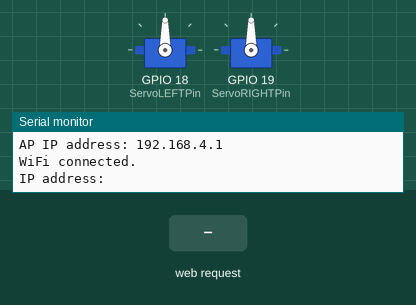
The sketch below on a simulated ESP32. On the bench: 2 × servo, the last lines printed to the serial monitor. The inputs (shaded band) are chosen by the test bench.

Above: at 1.2 s.
1.3 s: HTTP request GET /update?x=120&y=120 received
At 2.3 s:
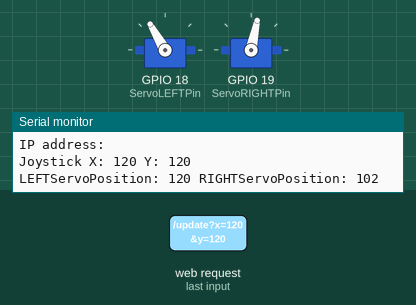
2.8 s: HTTP request GET /update?x=1&y=1 received
At 3.5 s:
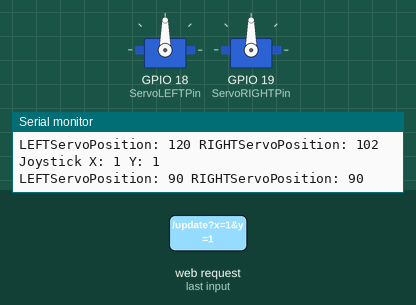
Timing chart, 0 to 5.8 s (numbered marks = the images above; inputs shaded):
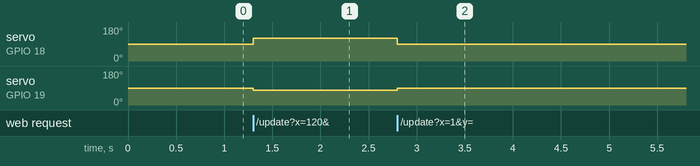

Measured:
- after the input at 1.3 s, servo on GPIO 18 (ServoLEFTPin): 90° → 120° at once; servo on GPIO 19 (ServoRIGHTPin): 90° → 78° at once
- after the input at 2.8 s, servo on GPIO 18 (ServoLEFTPin): 120° → 90° at once; servo on GPIO 19 (ServoRIGHTPin): 78° → 90° at once

The sketch:

server1.ino
```cpp
#include <WiFi.h>
#include <WebServer.h>
#include <ESPAsyncWebServer.h>
#include <AsyncTCP.h>
#include <DNSServer.h>
#include <ESP32Servo.h>

DNSServer dnsServer;

// Replace with your network credentials
const char* ssid = "ankle";
const char* password = "WeBotsAnkle";

// Set web server port number to 80
AsyncWebServer server(80);

Servo LEFTServo;
Servo RIGHTServo;

int ServoLEFTPin = 18;
int ServoRIGHTPin = 19;

volatile int joystickX = 0; // Horizontal
volatile int joystickY = 0; // Vertical


const char index_html[] PROGMEM = R"rawliteral(
    <!DOCTYPE html>
<html>
  <head>
    <meta http-equiv="Content-Type" content="text/html; charset=UTF-8" />
    <title>Joy</title>
  </head>
  <body>
    <div class="row">
      <div class="columnLateral">
        <div id="joy1Div" style="width: 650px; height: 650px; margin: 175px">
          <canvas id="joystick" width="650" height="650"></canvas>
        </div>

      </div>

    <script type="text/javascript">
    var JoyStick = function (container, parameters) {
  parameters = parameters || {};
  var title =
      typeof parameters.title === "undefined" ? "joystick" : parameters.title,
    width = typeof parameters.width === "undefined" ? 0 : parameters.width,
    height = typeof parameters.height === "undefined" ? 0 : parameters.height,
    internalFillColor =
      typeof parameters.internalFillColor === "undefined"
        ? "#00AA00"
        : parameters.internalFillColor,
    internalLineWidth =
      typeof parameters.internalLineWidth === "undefined"
        ? 2
        : parameters.internalLineWidth,
    internalStrokeColor =
      typeof parameters.internalStrokeColor === "undefined"
        ? "#003300"
        : parameters.internalStrokeColor,
    externalLineWidth =
      typeof parameters.externalLineWidth === "undefined"
        ? 2
        : parameters.externalLineWidth,
    externalStrokeColor =
      typeof parameters.externalStrokeColor === "undefined"
        ? "#008000"
        : parameters.externalStrokeColor,
    autoReturnToCenter =
      typeof parameters.autoReturnToCenter === "undefined"
        ? true
        : parameters.autoReturnToCenter;

  // Create Canvas element and add it in the Container object
  var objContainer = document.getElementById(container);
  var canvas = document.createElement("canvas");
  canvas.id = title;
  if (width === 0) {
    width = objContainer.clientWidth;
  }
  if (height === 0) {
    height = objContainer.clientHeight;
  }
  canvas.width = width;
  canvas.height = height;
  objContainer.appendChild(canvas);
  var context = canvas.getContext("2d");

  var pressed = 0; // Bool - 1=Yes - 0=No
  var circumference = 2 * Math.PI;
  var internalRadius = (canvas.width - (canvas.width / 2 + 10)) / 2;
  var maxMoveStick = internalRadius + 5;
  var externalRadius = internalRadius + 30;
  var centerX = canvas.width / 2;
  var centerY = canvas.height / 2;
  var directionHorizontalLimitPos = canvas.width / 10;
  var directionHorizontalLimitNeg = directionHorizontalLimitPos * -1;
  var directionVerticalLimitPos = canvas.height / 10;
  var directionVerticalLimitNeg = directionVerticalLimitPos * -1;
  // Used to save current position of stick
  var movedX = centerX;
  var movedY = centerY;

  // Check if the device support the touch or not
  if ("ontouchstart" in document.documentElement) {
    canvas.addEventListener("touchstart", onTouchStart, false);
    canvas.addEventListener("touchmove", onTouchMove, false);
    canvas.addEventListener("touchend", onTouchEnd, false);
  } else {
    canvas.addEventListener("mousedown", onMouseDown, false);
    canvas.addEventListener("mousemove", onMouseMove, false);
    canvas.addEventListener("mouseup", onMouseUp, false);
  }
  // Draw the object
  drawExternal();
  drawInternal();

  /******************************************************
   * Private methods
   *****************************************************/

  /**
   * @desc Draw the external circle used as reference position
   */
  function drawExternal() {
    context.beginPath();
    context.arc(centerX, centerY, externalRadius, 0, circumference, false);
    context.lineWidth = externalLineWidth;
    context.strokeStyle = externalStrokeColor;
    context.stroke();
  }

  /**
   * @desc Draw the internal stick in the current position the user have moved it
   */
  function drawInternal() {
    context.beginPath();
    if (movedX < internalRadius) {
      movedX = maxMoveStick;
    }
    if (movedX + internalRadius > canvas.width) {
      movedX = canvas.width - maxMoveStick;
    }
    if (movedY < internalRadius) {
      movedY = maxMoveStick;
    }
    if (movedY + internalRadius > canvas.height) {
      movedY = canvas.height - maxMoveStick;
    }
    context.arc(movedX, movedY, internalRadius, 0, circumference, false);
    // create radial gradient
    var grd = context.createRadialGradient(
      centerX,
      centerY,
      5,
      centerX,
      centerY,
      200
    );
    // Light color
    grd.addColorStop(0, internalFillColor);
    // Dark color
    grd.addColorStop(1, internalStrokeColor);
    context.fillStyle = grd;
    context.fill();
    context.lineWidth = internalLineWidth;
    context.strokeStyle = internalStrokeColor;
    context.stroke();
  }

  /**
   * @desc Events for manage touch
   */
  function onTouchStart(event) {
    pressed = 1;
  }

  function onTouchMove(event) {
    // Prevent the browser from doing its default thing (scroll, zoom)
    event.preventDefault();
    if (pressed === 1 && event.targetTouches[0].target === canvas) {
      movedX = event.targetTouches[0].pageX;
      movedY = event.targetTouches[0].pageY;
      // Manage offset
      if (canvas.offsetParent.tagName.toUpperCase() === "BODY") {
        movedX -= canvas.offsetLeft;
        movedY -= canvas.offsetTop;
      } else {
        movedX -= canvas.offsetParent.offsetLeft;
        movedY -= canvas.offsetParent.offsetTop;
      }
      // Delete canvas
      context.clearRect(0, 0, canvas.width, canvas.height);
      // Redraw object
      drawExternal();
      drawInternal();
    }
  }

  function onTouchEnd(event) {
    pressed = 0;
    // If required reset position store variable
    if (autoReturnToCenter) {
      movedX = centerX;
      movedY = centerY;
    }
    // Delete canvas
    context.clearRect(0, 0, canvas.width, canvas.height);
    // Redraw object
    drawExternal();
    drawInternal();
    //canvas.unbind('touchmove');
  }

  /**
   * @desc Events for manage mouse
   */
  function onMouseDown(event) {
    pressed = 1;
  }

  function onMouseMove(event) {
    if (pressed === 1) {
      movedX = event.pageX;
      movedY = event.pageY;
      // Manage offset
      if (canvas.offsetParent.tagName.toUpperCase() === "BODY") {
        movedX -= canvas.offsetLeft;
        movedY -= canvas.offsetTop;
      } else {
        movedX -= canvas.offsetParent.offsetLeft;
        movedY -= canvas.offsetParent.offsetTop;
      }
      // Delete canvas
      context.clearRect(0, 0, canvas.width, canvas.height);
      // Redraw object
      drawExternal();
      drawInternal();
    }
  }

  function onMouseUp(event) {
    pressed = 0;
    // If required reset position store variable
    if (autoReturnToCenter) {
      movedX = centerX;
      movedY = centerY;
    }
    // Delete canvas
    context.clearRect(0, 0, canvas.width, canvas.height);
    // Redraw object
    drawExternal();
    drawInternal();
    //canvas.unbind('mousemove');
  }

  /******************************************************
   * Public methods
   *****************************************************/

  /**
   * @desc The width of canvas
   * @return Number of pixel width
   */
  this.GetWidth = function () {
    return canvas.width;
  };

  /**
   * @desc The height of canvas
   * @return Number of pixel height
   */
  this.GetHeight = function () {
    return canvas.height;
  };

  /**
   * @desc The X position of the cursor relative to the canvas that contains it and to its dimensions
   * @return Number that indicate relative position
   */
  this.GetPosX = function () {
    return movedX;
  };

  /**
   * @desc The Y position of the cursor relative to the canvas that contains it and to its dimensions
   * @return Number that indicate relative position
   */
  this.GetPosY = function () {
    return movedY;
  };

  /**
   * @desc Normalizzed value of X move of stick
   * @return Integer from -100 to +100
   */
  this.GetX = function () {
    return (100 * ((movedX - centerX) / maxMoveStick)).toFixed();
  };

  /**
   * @desc Normalizzed value of Y move of stick
   * @return Integer from -100 to +100
   */
  this.GetY = function () {
    return (100 * ((movedY - centerY) / maxMoveStick) * -1).toFixed();
  };

  /**
   * @desc Get the direction of the cursor as a string that indicates the cardinal points where this is oriented
   * @return String of cardinal point N, NE, E, SE, S, SW, W, NW and C when it is placed in the center
   */
  this.GetDir = function () {
    var result = "";
    var orizontal = movedX - centerX;
    var vertical = movedY - centerY;

    if (
      vertical >= directionVerticalLimitNeg &&
      vertical <= directionVerticalLimitPos
    ) {
      result = "C";
    }
    if (vertical < directionVerticalLimitNeg) {
      result = "N";
    }
    if (vertical > directionVerticalLimitPos) {
      result = "S";
    }

    if (orizontal < directionHorizontalLimitNeg) {
      if (result === "C") {
        result = "W";
      } else {
        result += "W";
      }
    }
    if (orizontal > directionHorizontalLimitPos) {
      if (result === "C") {
        result = "E";
      } else {
        result += "E";
      }
    }

    return result;
  };
};
      // Create JoyStick object into the DIV 'joy1Div'
      var Joy1 = new JoyStick("joy1Div");
      var joy1X = document.getElementById("joy1X");
      var joy1Y = document.getElementById("joy1Y");

      setInterval(function () {
  var x = Joy1.GetX();
  var y = Joy1.GetY();
  fetch(`/update?x=${x}&y=${y}`)
    .then(response => response.text())
    .then(data => console.log(data))
    .catch(error => console.error('Error:', error));
    }, 50);

    </script>
  </body>
</html>
)rawliteral";

// Current time
unsigned long currentTime = millis();
// Previous time
unsigned long previousTime = 0;
// Define timeout time in milliseconds (example: 2000ms = 2s)
const long timeoutTime = 2000;


class CaptiveRequestHandler : public AsyncWebHandler {
public:
    CaptiveRequestHandler() {}
    virtual ~CaptiveRequestHandler() {}

    bool canHandle(AsyncWebServerRequest *request) override {
        request->addInterestingHeader("ANY");
        return true;
    }

    void handleRequest(AsyncWebServerRequest *request) override {
        request->send_P(200, "text/html", index_html);
    }
};
void setupServer()
{
    server.on("/", HTTP_GET, [](AsyncWebServerRequest *request)
              { request->send_P(200, "text/html", index_html);
              Serial.println("Client Connected");
              }
              );
    server.on("/update", HTTP_GET, [](AsyncWebServerRequest *request) {
    if (request->hasParam("x") && request->hasParam("y")) {
      joystickX = request->getParam("x")->value().toInt();
      joystickY = request->getParam("y")->value().toInt();

      Serial.print("Joystick X: ");
      Serial.print(joystickX);
      Serial.print(" Y: ");
      Serial.println(joystickY);

      // Immediately update servo positions based on the new joystick values
      updateServos(joystickX, joystickY);
    }
  request->send(200, "text/plain", "Joystick position received");
});
}


void setup() {
  Serial.begin(115200);
  LEFTServo.attach(ServoLEFTPin);
  RIGHTServo.attach(ServoRIGHTPin);
  WiFi.mode(WIFI_AP);
  WiFi.softAP(ssid, password);
  setupServer();


  IPAddress IP = WiFi.softAPIP();
  Serial.print("AP IP address: ");
  Serial.println(IP);


  // Print local IP address and start web server
  Serial.println("");
  Serial.println("WiFi connected.");
  Serial.println("IP address: ");
  dnsServer.start(53, "*", WiFi.softAPIP());
  server.addHandler(new CaptiveRequestHandler()).setFilter(ON_AP_FILTER);
  server.begin();
}

void loop(){
 dnsServer.processNextRequest();
}
void updateServos(int x, int y) {
  // Map joystick values to servo positions
  int VerticalServoPosition = map(y, -100, 100, 60, 120); // Assuming joystick Y goes from -100 to 100
  int HorizontalAdjustment = map(x, -100, 100, -20, 20); // Assuming joystick X goes from -100 to 100

  int LEFTServoPosition = constrain(VerticalServoPosition + HorizontalAdjustment, 60, 120);
  int RIGHTServoPosition = constrain(VerticalServoPosition - HorizontalAdjustment, 60, 120);

  LEFTServo.write(LEFTServoPosition);
  RIGHTServo.write(180 - RIGHTServoPosition); // Invert direction for one servo

  // Debug output to serial monitor
  Serial.print("LEFTServoPosition: ");
  Serial.print(LEFTServoPosition);
  Serial.print(" RIGHTServoPosition: ");
  Serial.println(RIGHTServoPosition);
}
```
